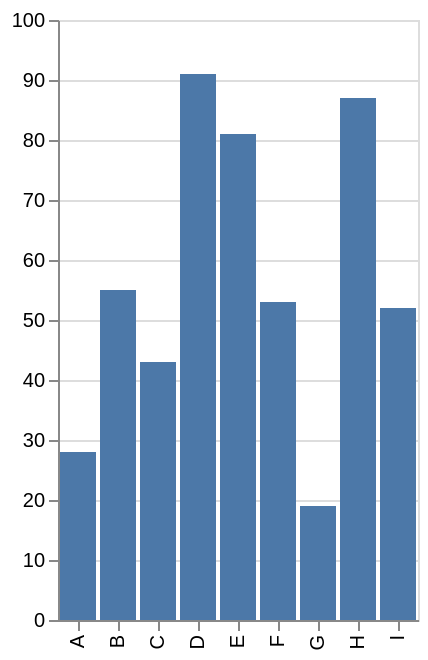

Specify this chart in Vega-Lite:
### Vega specification from a JSON file in a GitHub repository (floating-point values rounded to 4 significant figures)
{"$schema": "https://vega.github.io/schema/vega/v6.json", "description": "Field definition's title is applied to both axis title and tooltip's field title. Meanwhile, axis.title is specific to axis.", "background": "white", "padding": 5, "height": 300, "style": "cell", "data": [{"name": "source_0", "values": [{"a": "A", "b": 28}, {"a": "B", "b": 55}, {"a": "C", "b": 43}, {"a": "D", "b": 91}, {"a": "E", "b": 81}, {"a": "F", "b": 53}, {"a": "G", "b": 19}, {"a": "H", "b": 87}, {"a": "I", "b": 52}]}, {"name": "data_0", "source": "source_0", "transform": [{"type": "stack", "groupby": ["a"], "field": "b", "sort": {"field": [], "order": []}, "as": ["b_start", "b_end"], "offset": "zero"}, {"type": "filter", "expr": "isValid(datum[\"b\"]) && isFinite(+datum[\"b\"])"}]}], "signals": [{"name": "x_step", "value": 20}, {"name": "width", "update": "bandspace(domain('x').length, 0.1, 0.05) * x_step"}], "marks": [{"name": "marks", "type": "rect", "style": ["bar"], "from": {"data": "data_0"}, "encode": {"update": {"tooltip": {"signal": "{\"a\": isValid(datum[\"a\"]) ? datum[\"a\"] : \"\"+datum[\"a\"], \"b\": format(datum[\"b\"], \"\")}"}, "fill": {"value": "#4c78a8"}, "ariaRoleDescription": {"value": "bar"}, "description": {"signal": "\"a: \" + (isValid(datum[\"a\"]) ? datum[\"a\"] : \"\"+datum[\"a\"]) + \"; b: \" + (format(datum[\"b\"], \"\"))"}, "x": {"scale": "x", "field": "a"}, "width": {"signal": "max(0.25, bandwidth('x'))"}, "y": {"scale": "y", "field": "b_end"}, "y2": {"scale": "y", "field": "b_start"}}}}], "scales": [{"name": "x", "type": "band", "domain": {"data": "data_0", "field": "a", "sort": true}, "range": {"step": {"signal": "x_step"}}, "paddingInner": 0.1, "paddingOuter": 0.05}, {"name": "y", "type": "linear", "domain": {"data": "data_0", "fields": ["b_start", "b_end"]}, "range": [{"signal": "height"}, 0], "nice": true, "zero": true}], "axes": [{"scale": "y", "orient": "left", "gridScale": "x", "grid": true, "tickCount": {"signal": "ceil(height/40)"}, "domain": false, "labels": false, "aria": false, "maxExtent": 0, "minExtent": 0, "ticks": false, "zindex": 0}, {"scale": "x", "orient": "bottom", "grid": false, "labelAlign": "right", "labelAngle": 270, "labelBaseline": "middle", "zindex": 0}, {"scale": "y", "orient": "left", "grid": false, "labelOverlap": true, "tickCount": {"signal": "ceil(height/40)"}, "zindex": 0}]}
